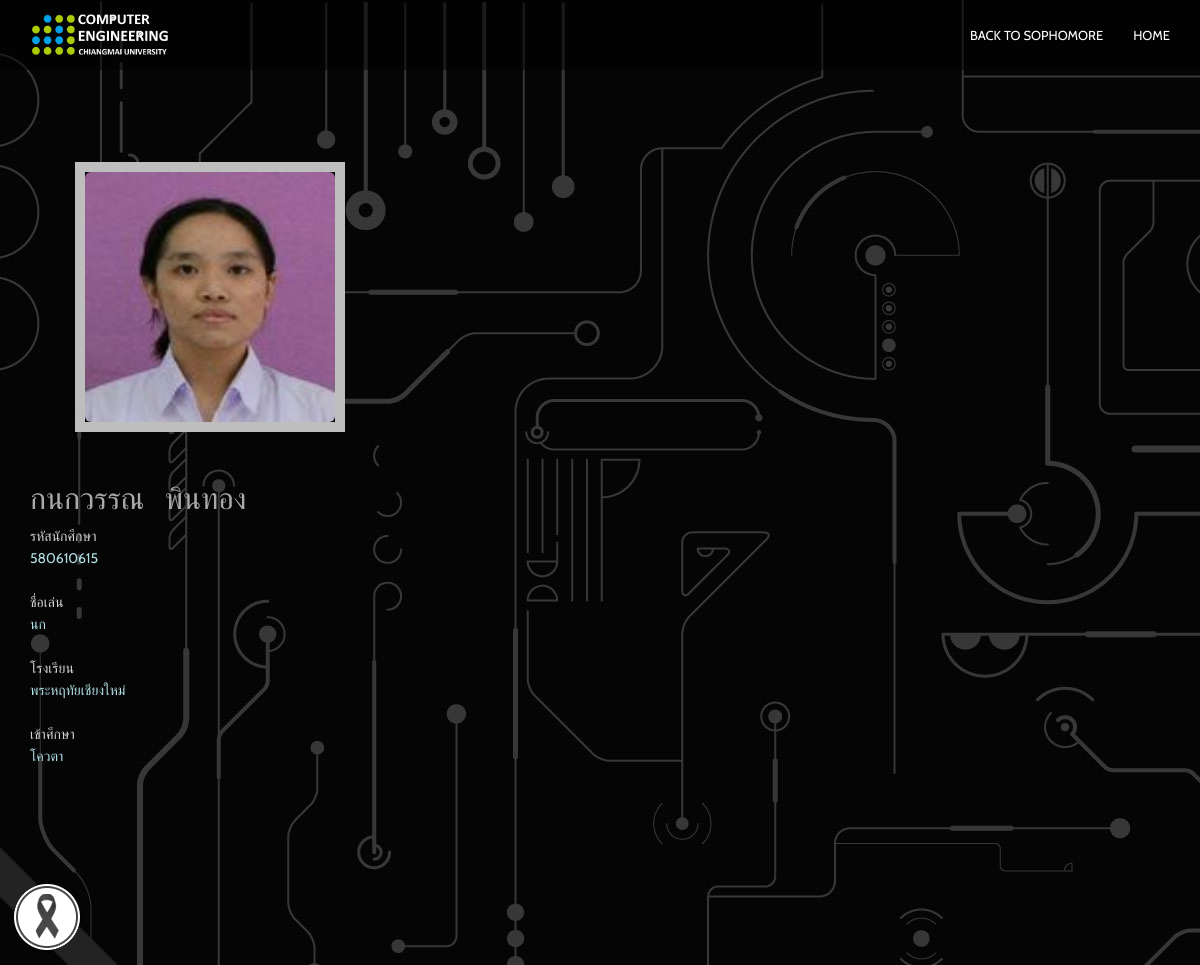
The page /sophomore/sophomore_display.php?id=1 on the database its author committed.
### tables this page shows
CREATE TABLE `sophomore` (
  `id` int(11) NOT NULL,
  `student_id` int(9) NOT NULL,
  `firstname` varchar(20) NOT NULL,
  `lastname` varchar(20) NOT NULL,
  `nickname` varchar(20) NOT NULL,
  `school` varchar(50) NOT NULL,
  `entrance` varchar(20) NOT NULL,
  `img` text NOT NULL
);

### sophomore/sophomore_display.php (the view, shortened to what this page needs)
<!DOCTYPE html>
<html lang="en">
    <head>
        <link href="../bootstrap/css/bootstrap.min.css" rel="stylesheet">
        <link href="../font-awesome/css/font-awesome.min.css" rel="stylesheet">
        <link href="../css/flexslider.css" rel="stylesheet" type="text/css" media="screen">
        <link href="../css/owl.carousel.css" rel="stylesheet" type="text/css" media="screen">
        <link href="../css/owl.theme.css" rel="stylesheet" type="text/css" media="screen">
        <link rel="stylesheet" type="text/css" href="../css/jquery-ui.min.css" media="screen">
        <link href="../lightbox2/dist/css/lightbox.css" rel="stylesheet">
        <link href="../css/restaurant-onepage-dark.css" rel="stylesheet" type="text/css" media="screen">
        <body background="bg.jpg">
        <img src="../img/black_ribbon_bottom_left.png" class="black-ribbon stick-bottom stick-left">
        <nav class="navbar navbar-inverse navbar-fixed-top">
            <div class="container">
                <div class="navbar-header">
                    <a href="../index.html"><img src="../img/logo.png" alt = "img" width = "140"></a>
                </div>
                <div id="navbar" class="navbar-collapse collapse">
                    <ul class="nav navbar-nav scroll-to navbar-right">
                        <li><a href="Sophomore.php">Back to Sophomore</a></li>
                        <li><a href="../index.html">Home</a></li>
                    </ul>
                </div>
            </div>
        </nav>
<?php
  $servername = "localhost";
  $username = "root";
  $password = "";
  $dbname = "group6";
  $conn = new mysqli($servername, $username, $password,$dbname);
  mysqli_set_charset($conn, "utf8");
  $sql = "SELECT * FROM Sophomore where id='".$_GET["id"]."'";
  $result = $conn->query($sql);
  $row = $result->fetch_assoc()
?>
 <br><br><br><br><br><br>
    <section class="mainContent full-width clearfix">
      <div class="container">
            <div class="row">
                  <div class="col-sm-4 col-xs-12">
                      <div class="col-sm-3 col-xs-3 col-xs-offset-1">
                        <div class="profile-picture">
                        <img src="<?=$row["img"]?>" alt="img" class="img-rounded">
                      </div>
                      </div>
                  </div>
                  <div class="col-sm-12 col-xs-12">
                    <div class="freshmenInfo">
                          <h2><?=$row["firstname"]?>&nbsp;&nbsp; <?=$row["lastname"]?></h2>
                          <div><font color=#D3D3D3>รหัสนักศึกษา</font></div>
                          <div class="professionDetails"><font color="#B0E0E6"><?=$row["student_id"]?></font></div><br>
                          <div><font color=#D3D3D3>ชื่อเล่น</font></div>
                          <div class="professionDetails"><font color="#B0E0E6"><?=$row["nickname"]?></font></div><br>
                          <div><font color=#D3D3D3>โรงเรียน</font></div>
                          <div class="professionDetails"><font color="#B0E0E6"><?=$row["school"]?></font></div><br>
                          <div><font color=#D3D3D3>เข้าศึกษา</font></div>
                          <div class="professionDetails"><font color="#B0E0E6"><?=$row["entrance"]?></font></div><br>
                     <br><br><br><br><br><br><br><br>
                    </div>
                  </div>
            </div>
      </div>
    </section>
    </body>
</html

### css/restaurant-onepage-dark.css (style rules this page uses)
html, body { height: 100%; }
body { font-family: "Cabin", sans-serif; line-height: 22px; color: #aaa; -webkit-font-smoothing: antialiased; -webkit-text-size-adjust: 100%; -ms-text-size-adjust: 100%; background-color: #222; }
a { color: #f2b84b; }
a, button { -moz-transition: all 0.3s; -o-transition: all 0.3s; -webkit-transition: all 0.3s; transition: all 0.3s; border: 0px; background-color: transparent; }
a, a:hover, a:focus, button, button:focus { text-decoration: none; outline: 0 !important; }
.navbar-inverse { background-color: rgba(0, 0, 0, 0.5); border: 0px; padding: 10px 0; -moz-transition: all 0.5s ease-in-out; -o-transition: all 0.5s ease-in-out; -webkit-transition: all 0.5s ease-in-out; transition: all 0.5s ease-in-out; }
.navbar-inverse .navbar-nav > li > a { color: #fff; text-transform: uppercase; font-size: 13px; }
.profile-picture { border: 10px solid #BEBEBE; margin-bottom: 30px; width: 270px; height: 270px; margin-top: 30px; }
.profile-picture img { width: 250px; display: block; height: 250px; }
.stick-bottom { bottom: 0; }
.stick-left { left: 0; }
.black-ribbon { position: fixed; z-index: 9999; width: auto; }
* { padding: 0; margin: 0; }
* { word-wrap: break-word; }

### rows shown on the page
sophomore: img (picture), firstname "กนกวรรณ", lastname "พินทอง", student "580610615", nickname "นก", school "พระหฤทัยเชียงใหม่", entrance "โควตา"
